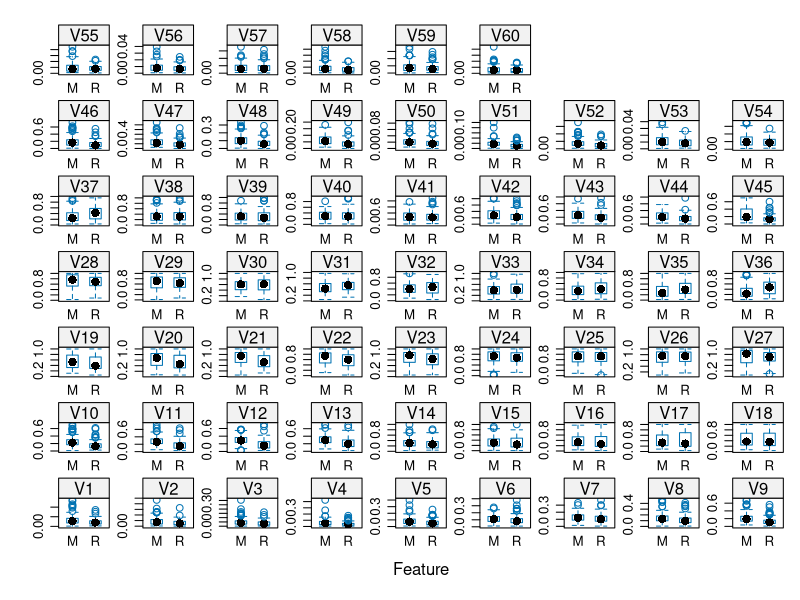
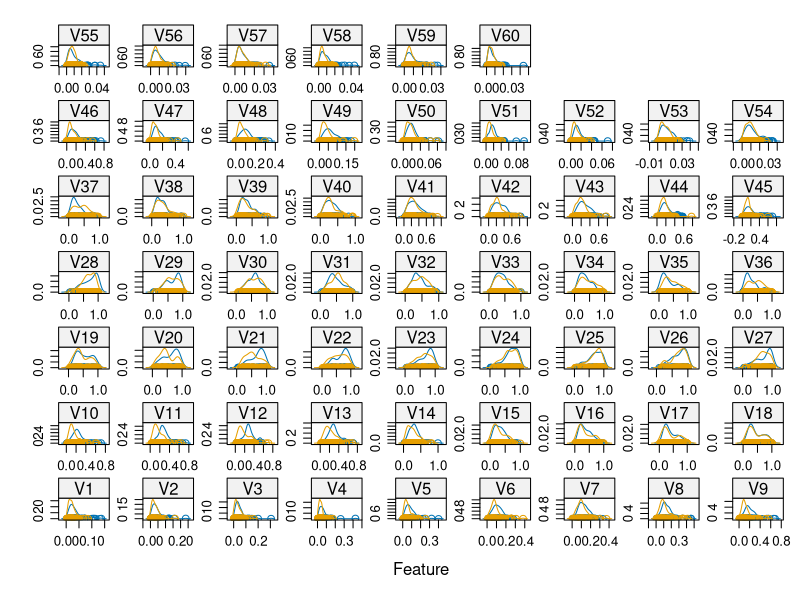

Generate these figures, in order, with R: (Note: this script raises an error after producing the figures.)
## ---- chunk 1
knitr::opts_chunk$set(echo = TRUE)
## ---- chunk 2
library(mlbench)
library(caret)
## ---- chunk 3
data(Sonar)
## ---- chunk 4
dataset <- Sonar
## ---- chunk 5
dim(dataset)
## ---- chunk 6
sapply(dataset, class)
## ---- chunk 7
head(dataset, n=20)
## ---- chunk 8
# split input and output
x <- dataset[,1:60]
y <- dataset[,61]
# class distribution
cbind(freq=table(y), percentage=prop.table(table(y))*100)
## ---- chunk 9
cor(x)
## ---- chunk 10
summary(dataset)
## ---- chunk 11
# Box and whisker plots for each attribute
scales <- list(x=list(relation="free"), y=list(relation="free"))
featurePlot(x=x, y=y, plot="box", scales=scales)
## ---- chunk 12
# Density plots for each attribute by class value
featurePlot(x=x, y=y, plot="density", scales=scales)
## ---- chunk 13
# Not applicable for this iteration of the project.
## ---- chunk 14
# Not applicable for this iteration of the project.
## ---- chunk 15
dataset[,1:60] <- scale(dataset[,1:60])
## ---- chunk 16
# Run algorithms using 10-fold cross validation
control <- trainControl(method="repeatedcv", number=10, repeats=3)
metricTarget <- "Accuracy"
## ---- chunk 17
# GLM
seed_num <- 7
set.seed(seed_num)
fit.glm <- train(Class~., data=dataset, method="glm", metric=metricTarget, trControl=control)
# LDA
set.seed(seed_num)
fit.lda <- train(Class~., data=dataset, method="lda", metric=metricTarget, trControl=control)
# SVM
set.seed(seed_num)
fit.svm <- train(Class~., data=dataset, method="svmRadial", metric=metricTarget, trControl=control)
# CART
set.seed(seed_num)
fit.cart <- train(Class~., data=dataset, method="rpart", metric=metricTarget, trControl=control)
# kNN
set.seed(seed_num)
fit.knn <- train(Class~., data=dataset, method="knn", metric=metricTarget, trControl=control)
## ---- chunk 18
# No Transformation on the dataset
results <- resamples(list(GLM=fit.glm, LDA=fit.lda, CART=fit.cart, KNN=fit.knn, SVM=fit.svm))
summary(results)
dotplot(results)
## ---- chunk 19
set.seed(seed_num)
grid <- expand.grid(.sigma=c(0.01,0.025,0.05,0.075,0.1), .C=c(1))
fit.svm <- train(Class~., data=dataset, method="svmRadial", metric=metricTarget, tuneGrid=grid, trControl=control)
print(fit.svm)
## ---- chunk 20
library(randomForest)

# Create model with default paramters
control <- trainControl(method="repeatedcv", number=10, repeats=3)
set.seed(seed_num)
mtry <- sqrt(ncol(x))
tunegrid <- expand.grid(.mtry=mtry)
rf_default <- train(Class~., data=dataset, method="rf", metric=metricTarget, tuneGrid=tunegrid, trControl=control)
print(rf_default)

# Random Search
control <- trainControl(method="repeatedcv", number=10, repeats=3, search="random")
set.seed(seed_num)
mtry <- sqrt(ncol(x))
rf_random <- train(Class~., data=dataset, method="rf", metric=metricTarget, tuneLength=15, trControl=control)
print(rf_random)
plot(rf_random)

# Grid Search
control <- trainControl(method="repeatedcv", number=10, repeats=3, search="grid")
set.seed(seed_num)
tunegrid <- expand.grid(.mtry=c(1:15))
rf_gridsearch <- train(Class~., data=dataset, method="rf", metric=metricTarget, tuneGrid=tunegrid, trControl=control)
print(rf_gridsearch)
plot(rf_gridsearch)

# Manual Search
control <- trainControl(method="repeatedcv", number=10, repeats=3, search="grid")
tunegrid <- expand.grid(.mtry=c(sqrt(ncol(x))))
modellist <- list()
for (ntree in c(1000, 1500, 2000, 2500)) {
	set.seed(seed_num)
	fit <- train(Class~., data=dataset, method="rf", metric=metricTarget, tuneGrid=tunegrid, trControl=control, ntree=ntree)
	key <- toString(ntree)
	modellist[[key]] <- fit
}
# compare results
results <- resamples(modellist)
summary(results)
dotplot(results)
## ---- chunk 21
# Custom Caret Algorithm
customRF <- list(type = "Classification", library = "randomForest", loop = NULL)
customRF$parameters <- data.frame(parameter = c("mtry", "ntree"), class = rep("numeric", 2), label = c("mtry", "ntree"))
customRF$grid <- function(x, y, len = NULL, search = "grid") {}
customRF$fit <- function(x, y, wts, param, lev, last, weights, classProbs, ...) {
  randomForest(x, y, mtry = param$mtry, ntree=param$ntree, ...)
}
customRF$predict <- function(modelFit, newdata, preProc = NULL, submodels = NULL)
   predict(modelFit, newdata)
customRF$prob <- function(modelFit, newdata, preProc = NULL, submodels = NULL)
   predict(modelFit, newdata, type = "prob")
customRF$sort <- function(x) x[order(x[,1]),]
customRF$levels <- function(x) x$classes

# train model
control <- trainControl(method="repeatedcv", number=10, repeats=3)
tunegrid <- expand.grid(.mtry=c(1:15), .ntree=c(1000, 1500, 2000, 2500))
set.seed(seed_num)
custom <- train(Class~., data=dataset, method=customRF, metric=metricTarget, tuneGrid=tunegrid, trControl=control)
print(custom)
max(custom$results$Accuracy)
plot(custom)
## ---- chunk 22
# Not applicable for this iteration of the project.
## ---- chunk 23
# Not applicable for this iteration of the project.
## ---- chunk 24
# Not applicable for this iteration of the project.
